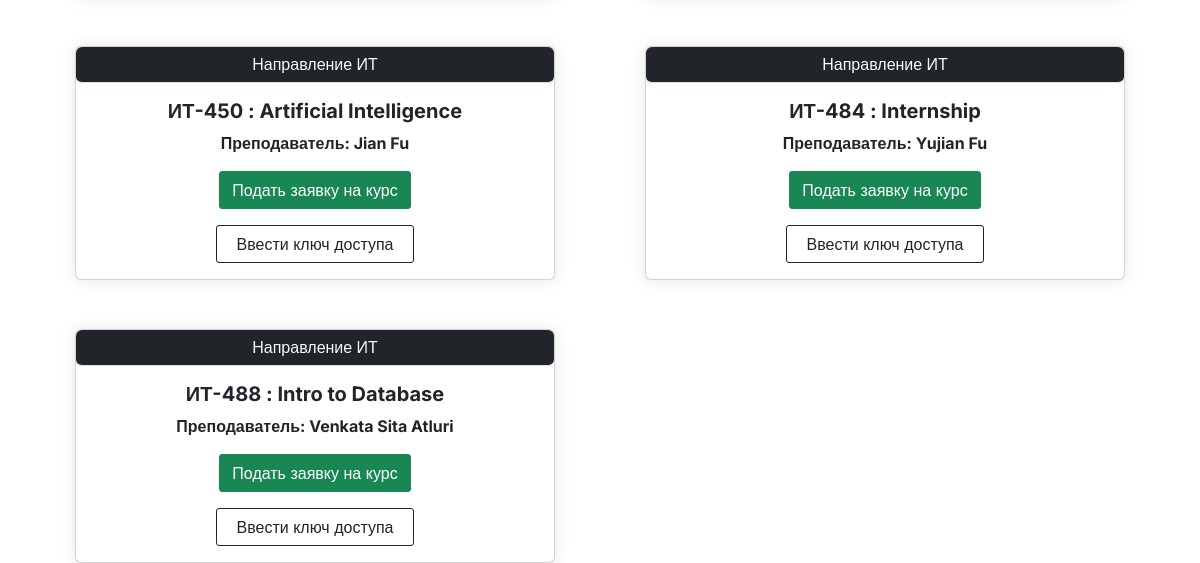
Page /courses/ (signed in, lower part) on the earlier database version.
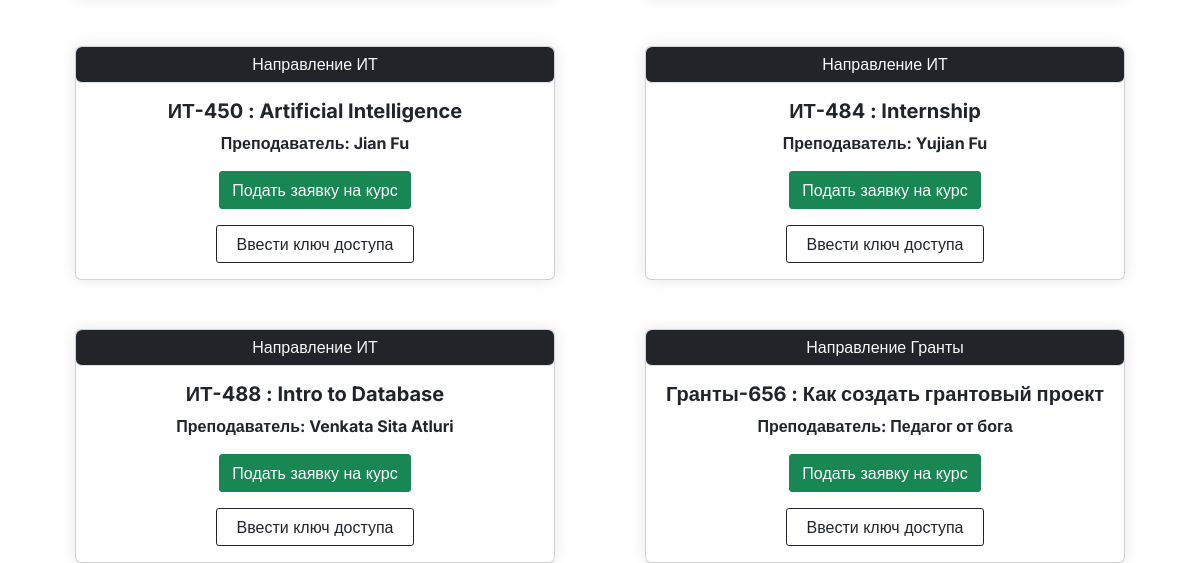
Same page on the later database version.
### main/models.py (models this page shows, shortened)
class Course(models.Model):
    code = models.IntegerField(primary_key=True)
    name = models.CharField(max_length=255, null=False, unique=True)
    department = models.ForeignKey(
        Department, on_delete=models.CASCADE, null=False, related_name='courses')
    faculty = models.ForeignKey(
        Faculty, on_delete=models.SET_NULL, null=True, blank=True)
    studentKey = models.IntegerField(null=False, unique=True)
    facultyKey = models.IntegerField(null=False, unique=True)
    class Meta:
        unique_together = ('code', 'department', 'name')
        verbose_name_plural = "Courses"

class Department(models.Model):
    department_id = models.IntegerField(primary_key=True)
    name = models.CharField(max_length=100, null=False)
    description = models.TextField(null=True, blank=True)
    class Meta:
        verbose_name_plural = 'Departments'
    def __str__(self):
        return self.name

class Faculty(models.Model):
    faculty_id = models.IntegerField(primary_key=True)
    name = models.CharField(max_length=100, null=False)
    email = models.EmailField(max_length=100, null=True, blank=True)
    password = models.CharField(max_length=255, null=False)
    department = models.ForeignKey(
        'Department', on_delete=models.CASCADE, null=False, related_name='faculty')
    role = models.CharField(
        default="Faculty", max_length=100, null=False, blank=True)
    photo = models.ImageField(upload_to='profile_pics', blank=True,
                              null=False, default='profile_pics/default_faculty.png')
    class Meta:
        verbose_name_plural = 'Faculty'

### main/views.py (the view)
# urls.py: path('courses/', views.courses, name='courses'),
def courses(request):
    if request.session.get('student_id') or request.session.get('faculty_id'):
        courses = Course.objects.all()
        if request.session.get('student_id'):
            student = Student.objects.get(
                student_id=request.session['student_id'])
        else:
            student = None
        if request.session.get('faculty_id'):
            faculty = Faculty.objects.get(
                faculty_id=request.session['faculty_id'])
        else:
            faculty = None
        enrolled = student.course.all() if student else None
        accessed = Course.objects.filter(
            faculty_id=faculty.faculty_id) if faculty else None
        context = {
            'faculty': faculty,
            'courses': courses,
            'student': student,
            'enrolled': enrolled,
            'accessed': accessed
        }
        return render(request, 'main/all-courses.html', context)
    else:
        return redirect('std_login')

### main/templates/main/all-courses.html (shortened to what this page needs)
{% extends 'index.html' %}
{% block content %}
<div class="container">
   <div class="row gy-5">
      {% if courses %}
      {% for course in courses%}
      <div class="col-sm-6 d-flex align-items-stretch justify-content-center animate__animated animate__zoomIn">
         <div class="card shadow" style="width: 30rem !important;">
            <div class="class-header text-center text-light border-bottom bg-dark rounded">
               <h6 class="my-2"> Направление {{course.department}}</h6>
            </div>
            <div class="card-body d-flex flex-column align-items-center">
               <h5 class="card-title fw-bold">{{course.department}}-{{course.code}} : {{course.name}}</h5>
               {% if course.faculty %}
               <p class="card-text fw-bold">Преподаватель: {{ course.faculty.name}}</p>
               {% else %}
               <p> Преподаватель ещё не назначен</p>
               {% endif %}
               {% if not faculty %}
               {% if course not in enrolled%}
               <div><a href="{% url 'submit_course_request' course.code %}" class="btn btn-success mb-3"> Подать заявку на курс </a></div>
               <a href="{% url 'access' course.code %}" class="btn btn-outline-dark"><span class="px-2">Ввести ключ доступа</span></a>
               {% else %}
               <a href="{% url 'course' course.code %}" class="btn btn-outline-dark"><span
                  class="px-3">Перейти к курсу</span></a>
               {% endif %}
               {% endif %}
            </div>
         </div>
      </div>
      {% endfor %}
   </div>
   {% else %}
   <div class="text-center h4 text-secondary">Курсы ещё не созданы</div>
   {% endif %}
</div>
{% endblock  %}

Differences in the rows shown:
added Course: department "Гранты", code "656", name "Как создать грантовый проект", faculty.name "Педагог от бога", shows "Подать заявку на курс"
